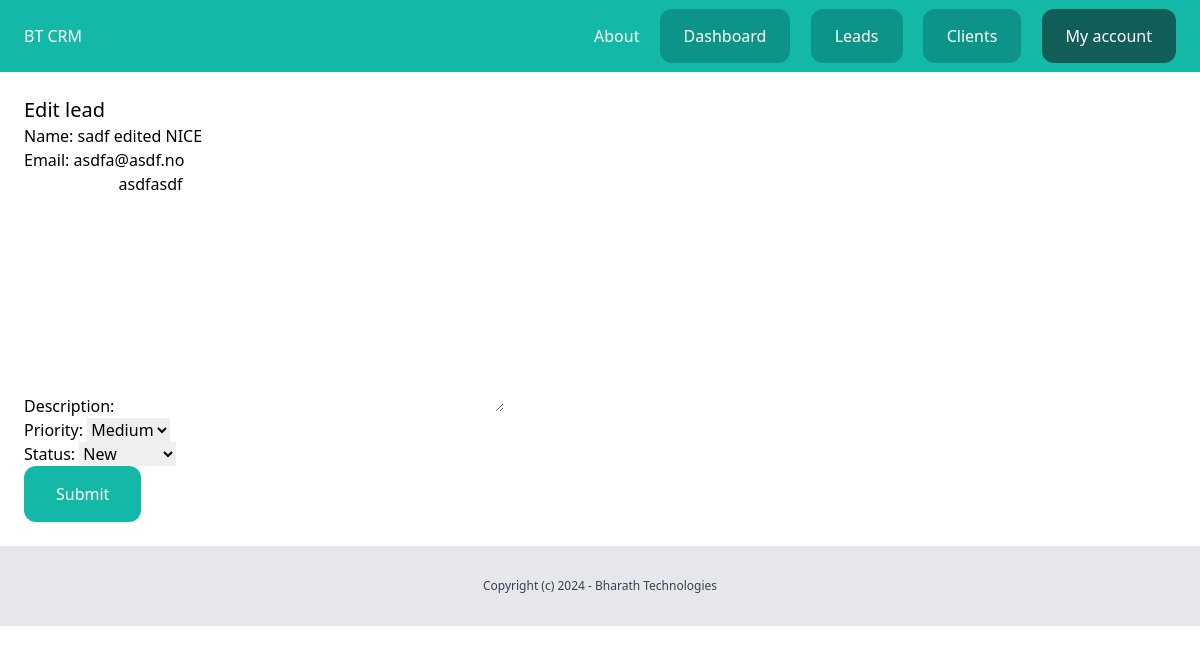
Page /dashboard/leads/7/edit/ (signed in) on the committed database.
### lead/models.py (models this page shows, shortened)
class Lead(models.Model):
    LOW = 'low'
    MEDIUM = 'medium'
    HIGH = 'high'
    CHOICES_PRIORITY = (
        (LOW, 'Low'),
        (MEDIUM, 'Medium'),
        (HIGH, 'High'),
    )
    NEW = 'new'
    CONTACTED = 'contacted'
    WON = 'won'
    LOST = 'lost'
    CHOICES_STATUS = (
        (NEW, 'New'),
        (CONTACTED, 'Contacted'),
        (WON, 'Won'),
        (LOST, 'Lost'),
    )
    team = models.ForeignKey(Team, related_name='leads', on_delete=models.CASCADE)
    name = models.CharField(max_length=255)
    email = models.EmailField()
    description = models.TextField(blank=True, null=True)
    priority = models.CharField(max_length=10, choices=CHOICES_PRIORITY, default=MEDIUM)
    status = models.CharField(max_length=10, choices=CHOICES_STATUS, default=NEW)
    converted_to_client = models.BooleanField(default=False)
    created_by = models.ForeignKey(User, related_name='leads', on_delete=models.CASCADE)
    created_at = models.DateTimeField(auto_now_add=True)
    modified_at = models.DateTimeField(auto_now=True)
    class Meta:
        ordering = ('name',)

### lead/views.py (the view)
# urls.py: path('<int:pk>/edit/', views.LeadUpdateView.as_view(), name='edit'),
class LeadUpdateView(LoginRequiredMixin, UpdateView):
    model = Lead
    fields = ('name', 'email', 'description', 'priority', 'status',)
    success_url = reverse_lazy('leads:list')
    def get_context_data(self, **kwargs):
        context = super().get_context_data(**kwargs)
        context['title'] = 'Edit lead'
        return context
    def get_queryset(self):
        queryset = super(LeadUpdateView, self).get_queryset()
        team = self.request.user.userprofile.active_team
        return queryset.filter(team=team, pk=self.kwargs.get('pk'))

### lead/templates/lead/lead_form.html (shortened to what this page needs)
{% extends 'core/base.html' %}
{% block content %}
    <div class="py-6 px-6">
        <h1 class="text-xl">{{ title }}</h1>
        {% if team.get_plan.max_leads > team.leads.count or title == 'Edit lead' %}
            <form method="post" action=".">
                {{ form.as_p }}
                <button class="py-4 px-8 bg-teal-500 text-white rounded-xl">Submit</button>
            </form>
        {% else %}
            <div class="mt-6 px-6 py-4 bg-red-400 rounded-xl text-white">
                Your team have has reached maximum number of leads. Your owner must upgrade your plan!
            </div>
        {% endif %}
    </div>
{% endblock %}

### rows in the picture
Lead: name "sadf edited NICE", email "asdfa@asdf.no", description "asdfasdf", priority "Medium", status "New"

### other values in the picture
{{ title }} "Edit lead"
